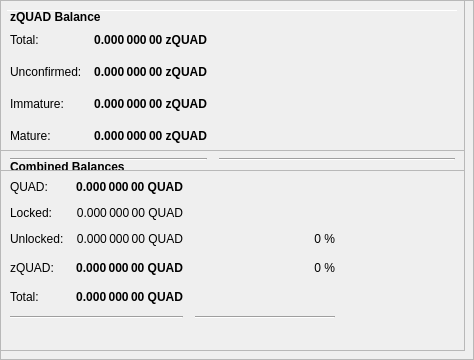
        <widget class="QFrame" name="frameObfuscation">
         <property name="minimumSize">
          <size>
           <width>0</width>
           <height>350</height>
          </size>
         </property>
         <property name="layoutDirection">
          <enum>Qt::LeftToRight</enum>
         </property>
         <property name="frameShape">
          <enum>QFrame::StyledPanel</enum>
         </property>
         <property name="frameShadow">
          <enum>QFrame::Raised</enum>
         </property>
         <widget class="QPushButton" name="runAutoDenom">
          <property name="geometry">
           <rect>
            <x>251</x>
            <y>17</y>
            <width>1</width>
            <height>1</height>
           </rect>
          </property>
          <property name="palette">
           <palette>
            <active>
             <colorrole role="WindowText">
              <brush brushstyle="SolidPattern">
               <color alpha="255">
                <red>0</red>
                <green>0</green>
                <blue>0</blue>
               </color>
              </brush>
             </colorrole>
             <colorrole role="Button">
              <brush brushstyle="SolidPattern">
               <color alpha="255">
                <red>239</red>
                <green>238</green>
                <blue>238</blue>
               </color>
              </brush>
             </colorrole>
             <colorrole role="Light">
              <brush brushstyle="SolidPattern">
               <color alpha="255">
                <red>255</red>
                <green>255</green>
                <blue>255</blue>
               </color>
              </brush>
             </colorrole>
             <colorrole role="Midlight">
              <brush brushstyle="SolidPattern">
               <color alpha="255">
                <red>247</red>
                <green>246</green>
                <blue>246</blue>
               </color>
              </brush>
             </colorrole>
             <colorrole role="Dark">
              <brush brushstyle="SolidPattern">
               <color alpha="255">
                <red>119</red>
                <green>119</green>
                <blue>119</blue>
               </color>
              </brush>
             </colorrole>
             <colorrole role="Mid">
              <brush brushstyle="SolidPattern">
               <color alpha="255">
                <red>159</red>
                <green>159</green>
                <blue>159</blue>
               </color>
              </brush>
             </colorrole>
             <colorrole role="Text">
              <brush brushstyle="SolidPattern">
               <color alpha="255">
                <red>0</red>
                <green>0</green>
                <blue>0</blue>
               </color>
              </brush>
             </colorrole>
             <colorrole role="BrightText">
              <brush brushstyle="SolidPattern">
               <color alpha="255">
                <red>255</red>
                <green>255</green>
                <blue>255</blue>
               </color>
              </brush>
             </colorrole>
             <colorrole role="ButtonText">
              <brush brushstyle="SolidPattern">
               <color alpha="255">
                <red>0</red>
                <green>0</green>
                <blue>0</blue>
               </color>
              </brush>
             </colorrole>
             <colorrole role="Base">
              <brush brushstyle="SolidPattern">
               <color alpha="255">
                <red>255</red>
                <green>255</green>
                <blue>255</blue>
               </color>
              </brush>
             </colorrole>
             <colorrole role="Window">
              <brush brushstyle="SolidPattern">
               <color alpha="255">
                <red>239</red>
                <green>238</green>
                <blue>238</blue>
               </color>
              </brush>
             </colorrole>
             <colorrole role="Shadow">
              <brush brushstyle="SolidPattern">
               <color alpha="255">
                <red>0</red>
                <green>0</green>
                <blue>0</blue>
               </color>
              </brush>
             </colorrole>
             <colorrole role="AlternateBase">
              <brush brushstyle="SolidPattern">
               <color alpha="255">
                <red>247</red>
                <green>246</green>
                <blue>246</blue>
               </color>
              </brush>
             </colorrole>
             <colorrole role="ToolTipBase">
              <brush brushstyle="SolidPattern">
               <color alpha="255">
                <red>255</red>
                <green>255</green>
                <blue>220</blue>
               </color>
              </brush>
             </colorrole>
             <colorrole role="ToolTipText">
              <brush brushstyle="SolidPattern">
               <color alpha="255">
                <red>0</red>
                <green>0</green>
                <blue>0</blue>
               </color>
              </brush>
             </colorrole>
            </active>
            <inactive>
             <colorrole role="WindowText">
              <brush brushstyle="SolidPattern">
               <color alpha="255">
                <red>0</red>
                <green>0</green>
                <blue>0</blue>
               </color>
              </brush>
             </colorrole>
             <colorrole role="Button">
              <brush brushstyle="SolidPattern">
               <color alpha="255">
                <red>239</red>
                <green>238</green>
                <blue>238</blue>
               </color>
              </brush>
             </colorrole>
             <colorrole role="Light">
              <brush brushstyle="SolidPattern">
               <color alpha="255">
                <red>255</red>
                <green>255</green>
                <blue>255</blue>
               </color>
              </brush>
             </colorrole>
             <colorrole role="Midlight">
              <brush brushstyle="SolidPattern">
               <color alpha="255">
                <red>247</red>
                <green>246</green>
                <blue>246</blue>
               </color>
              </brush>
             </colorrole>
             <colorrole role="Dark">
              <brush brushstyle="SolidPattern">
               <color alpha="255">
                <red>119</red>
                <green>119</green>
                <blue>119</blue>
               </color>
              </brush>
             </colorrole>
             <colorrole role="Mid">
              <brush brushstyle="SolidPattern">
               <color alpha="255">
                <red>159</red>
                <green>159</green>
                <blue>159</blue>
               </color>
              </brush>
             </colorrole>
             <colorrole role="Text">
              <brush brushstyle="SolidPattern">
               <color alpha="255">
                <red>0</red>
                <green>0</green>
                <blue>0</blue>
               </color>
              </brush>
             </colorrole>
             <colorrole role="BrightText">
              <brush brushstyle="SolidPattern">
               <color alpha="255">
                <red>255</red>
                <green>255</green>
                <blue>255</blue>
               </color>
              </brush>
             </colorrole>
             <colorrole role="ButtonText">
              <brush brushstyle="SolidPattern">
               <color alpha="255">
                <red>0</red>
                <green>0</green>
                <blue>0</blue>
               </color>
              </brush>
             </colorrole>
             <colorrole role="Base">
              <brush brushstyle="SolidPattern">
               <color alpha="255">
                <red>255</red>
                <green>255</green>
                <blue>255</blue>
               </color>
              </brush>
             </colorrole>
             <colorrole role="Window">
              <brush brushstyle="SolidPattern">
               <color alpha="255">
                <red>239</red>
                <green>238</green>
                <blue>238</blue>
               </color>
              </brush>
             </colorrole>
             <colorrole role="Shadow">
              <brush brushstyle="SolidPattern">
               <color alpha="255">
                <red>0</red>
                <green>0</green>
                <blue>0</blue>
               </color>
              </brush>
             </colorrole>
             <colorrole role="AlternateBase">
              <brush brushstyle="SolidPattern">
               <color alpha="255">
                <red>247</red>
                <green>246</green>
                <blue>246</blue>
               </color>
              </brush>
             </colorrole>
             <colorrole role="ToolTipBase">
              <brush brushstyle="SolidPattern">
               <color alpha="255">
                <red>255</red>
                <green>255</green>
                <blue>220</blue>
               </color>
              </brush>
             </colorrole>
             <colorrole role="ToolTipText">
              <brush brushstyle="SolidPattern">
               <color alpha="255">
                <red>0</red>
                <green>0</green>
                <blue>0</blue>
               </color>
              </brush>
             </colorrole>
            </inactive>
            <disabled>
             <colorrole role="WindowText">
              <brush brushstyle="SolidPattern">
               <color alpha="255">
                <red>119</red>
                <green>119</green>
                <blue>119</blue>
               </color>
              </brush>
             </colorrole>
             <colorrole role="Button">
              <brush brushstyle="SolidPattern">
               <color alpha="255">
                <red>239</red>
                <green>238</green>
                <blue>238</blue>
               </color>
              </brush>
             </colorrole>
             <colorrole role="Light">
              <brush brushstyle="SolidPattern">
               <color alpha="255">
                <red>255</red>
                <green>255</green>
                <blue>255</blue>
               </color>
              </brush>
             </colorrole>
             <colorrole role="Midlight">
              <brush brushstyle="SolidPattern">
               <color alpha="255">
                <red>247</red>
                <green>246</green>
                <blue>246</blue>
               </color>
              </brush>
             </colorrole>
             <colorrole role="Dark">
              <brush brushstyle="SolidPattern">
               <color alpha="255">
                <red>119</red>
                <green>119</green>
                <blue>119</blue>
               </color>
              </brush>
             </colorrole>
             <colorrole role="Mid">
              <brush brushstyle="SolidPattern">
               <color alpha="255">
                <red>159</red>
                <green>159</green>
                <blue>159</blue>
               </color>
              </brush>
             </colorrole>
             <colorrole role="Text">
              <brush brushstyle="SolidPattern">
               <color alpha="255">
                <red>119</red>
                <green>119</green>
                <blue>119</blue>
               </color>
              </brush>
             </colorrole>
             <colorrole role="BrightText">
              <brush brushstyle="SolidPattern">
               <color alpha="255">
                <red>255</red>
                <green>255</green>
                <blue>255</blue>
               </color>
              </brush>
             </colorrole>
             <colorrole role="ButtonText">
              <brush brushstyle="SolidPattern">
               <color alpha="255">
                <red>119</red>
                <green>119</green>
                <blue>119</blue>
               </color>
              </brush>
             </colorrole>
             <colorrole role="Base">
              <brush brushstyle="SolidPattern">
               <color alpha="255">
                <red>239</red>
                <green>238</green>
                <blue>238</blue>
               </color>
              </brush>
             </colorrole>
             <colorrole role="Window">
              <brush brushstyle="SolidPattern">
               <color alpha="255">
                <red>239</red>
                <green>238</green>
                <blue>238</blue>
               </color>
              </brush>
             </colorrole>
             <colorrole role="Shadow">
              <brush brushstyle="SolidPattern">
               <color alpha="255">
                <red>0</red>
                <green>0</green>
                <blue>0</blue>
               </color>
              </brush>
             </colorrole>
             <colorrole role="AlternateBase">
              <brush brushstyle="SolidPattern">
               <color alpha="255">
                <red>239</red>
                <green>238</green>
                <blue>238</blue>
               </color>
              </brush>
             </colorrole>
             <colorrole role="ToolTipBase">
              <brush brushstyle="SolidPattern">
               <color alpha="255">
                <red>255</red>
                <green>255</green>
                <blue>220</blue>
               </color>
              </brush>
             </colorrole>
             <colorrole role="ToolTipText">
              <brush brushstyle="SolidPattern">
               <color alpha="255">
                <red>0</red>
                <green>0</green>
                <blue>0</blue>
               </color>
              </brush>
             </colorrole>
            </disabled>
           </palette>
          </property>
          <property name="focusPolicy">
           <enum>Qt::NoFocus</enum>
          </property>
          <property name="autoFillBackground">
           <bool>true</bool>
          </property>
          <property name="text">
           <string/>
          </property>
          <property name="flat">
           <bool>true</bool>
          </property>
         </widget>
         <widget class="Line" name="line">
          <property name="geometry">
           <rect>
            <x>7</x>
            <y>10</y>
            <width>451</width>
            <height>1</height>
           </rect>
          </property>
          <property name="orientation">
           <enum>Qt::Horizontal</enum>
          </property>
         </widget>
         <widget class="QFrame" name="frame_3">
          <property name="geometry">
           <rect>
            <x>0</x>
            <y>150</y>
            <width>465</width>
            <height>201</height>
           </rect>
          </property>
          <property name="frameShape">
           <enum>QFrame::StyledPanel</enum>
          </property>
          <property name="frameShadow">
           <enum>QFrame::Raised</enum>
          </property>
          <layout class="QVBoxLayout" name="verticalLayout_5">
           <item>
            <layout class="QHBoxLayout" name="horizontalLayout_5" stretch="0">
             <item>
              <widget class="QLabel" name="label_5z">
               <property name="maximumSize">
                <size>
                 <width>16777215</width>
                 <height>20</height>
                </size>
               </property>
               <property name="font">
                <font>
                 <weight>75</weight>
                 <bold>true</bold>
                </font>
               </property>
               <property name="toolTip">
                <string>Combined Balances (including unconfirmed and immature coins)</string>
               </property>
               <property name="text">
                <string>&lt;html&gt;&lt;head/&gt;&lt;body&gt;&lt;p&gt;Combined Balances&lt;/p&gt;&lt;/body&gt;&lt;/html&gt;</string>
               </property>
              </widget>
             </item>
            </layout>
           </item>
           <item>
            <layout class="QGridLayout" name="gridLayout_3">
             <property name="spacing">
              <number>12</number>
             </property>
             <item row="7" column="0" colspan="2">
              <widget class="Line" name="lineSpendableBalance_3">
               <property name="orientation">
                <enum>Qt::Horizontal</enum>
               </property>
              </widget>
             </item>
             <item row="7" column="2">
              <widget class="Line" name="lineWatchBalance_3">
               <property name="sizePolicy">
                <sizepolicy hsizetype="Preferred" vsizetype="Fixed">
                 <horstretch>0</horstretch>
                 <verstretch>0</verstretch>
                </sizepolicy>
               </property>
               <property name="minimumSize">
                <size>
                 <width>140</width>
                 <height>0</height>
                </size>
               </property>
               <property name="orientation">
                <enum>Qt::Horizontal</enum>
               </property>
              </widget>
             </item>
             <item row="4" column="1">
              <widget class="QLabel" name="labelzBalancez">
               <property name="font">
                <font>
                 <weight>75</weight>
                 <bold>true</bold>
                </font>
               </property>
               <property name="cursor">
                <cursorShape>IBeamCursor</cursorShape>
               </property>
               <property name="toolTip">
                <string>Total of transactions that have yet to be confirmed, and do not yet count toward the spendable balance</string>
               </property>
               <property name="text">
                <string notr="true">0.000 000 00 QUAD</string>
               </property>
               <property name="alignment">
                <set>Qt::AlignRight|Qt::AlignTrailing|Qt::AlignVCenter</set>
               </property>
               <property name="textInteractionFlags">
                <set>Qt::LinksAccessibleByMouse|Qt::TextSelectableByKeyboard|Qt::TextSelectableByMouse</set>
               </property>
              </widget>
             </item>
             <item row="6" column="1">
              <widget class="QLabel" name="labelTotalz">
               <property name="font">
                <font>
                 <weight>75</weight>
                 <bold>true</bold>
                </font>
               </property>
               <property name="cursor">
                <cursorShape>IBeamCursor</cursorShape>
               </property>
               <property name="toolTip">
                <string>Total Balance, including unconfirmed and immature coins.</string>
               </property>
               <property name="text">
                <string notr="true">0.000 000 00 QUAD</string>
               </property>
               <property name="alignment">
                <set>Qt::AlignRight|Qt::AlignTrailing|Qt::AlignVCenter</set>
               </property>
               <property name="textInteractionFlags">
                <set>Qt::LinksAccessibleByMouse|Qt::TextSelectableByKeyboard|Qt::TextSelectableByMouse</set>
               </property>
              </widget>
             </item>
             <item row="4" column="3">
              <spacer name="horizontalSpacer_6">
               <property name="orientation">
                <enum>Qt::Horizontal</enum>
               </property>
               <property name="sizeHint" stdset="0">
                <size>
                 <width>40</width>
                 <height>20</height>
                </size>
               </property>
              </spacer>
             </item>
             <item row="6" column="0">
              <widget class="QLabel" name="labelTotalTextz">
               <property name="text">
                <string>Total:</string>
               </property>
              </widget>
             </item>
             <item row="1" column="0">
              <widget class="QLabel" name="labelBalanceTextz">
               <property name="text">
                <string>QUAD:</string>
               </property>
              </widget>
             </item>
             <item row="1" column="1">
              <widget class="QLabel" name="labelBalancez">
               <property name="font">
                <font>
                 <weight>75</weight>
                 <bold>true</bold>
                </font>
               </property>
               <property name="cursor">
                <cursorShape>IBeamCursor</cursorShape>
               </property>
               <property name="toolTip">
                <string>Your current spendable balance</string>
               </property>
               <property name="text">
                <string notr="true">0.000 000 00 QUAD</string>
               </property>
               <property name="alignment">
                <set>Qt::AlignRight|Qt::AlignTrailing|Qt::AlignVCenter</set>
               </property>
               <property name="textInteractionFlags">
                <set>Qt::LinksAccessibleByMouse|Qt::TextSelectableByKeyboard|Qt::TextSelectableByMouse</set>
               </property>
              </widget>
             </item>
             <item row="4" column="0">
              <widget class="QLabel" name="labelzBalanceTextz">
               <property name="toolTip">
                <string/>
               </property>
               <property name="text">
                <string>zQUAD:</string>
               </property>
              </widget>
             </item>
             <item row="4" column="2">
              <widget class="QLabel" name="labelzQUADPercent">
               <property name="toolTip">
                <string>Current percentage of zQUAD.
If AutoMint is enabled this percentage will settle around the configured AutoMint percentage (default = 10%)</string>
               </property>
               <property name="text">
                <string>0 %</string>
               </property>
               <property name="alignment">
                <set>Qt::AlignRight|Qt::AlignTrailing|Qt::AlignVCenter</set>
               </property>
              </widget>
             </item>
             <item row="6" column="2">
              <widget class="QLabel" name="label100Percent">
               <property name="text">
                <string/>
               </property>
               <property name="alignment">
                <set>Qt::AlignRight|Qt::AlignTrailing|Qt::AlignVCenter</set>
               </property>
              </widget>
             </item>
             <item row="2" column="1">
              <widget class="QLabel" name="labelLockedBalance">
               <property name="toolTip">
                <string>Locked QUAD or Masternode collaterals. These are excluded from zQUAD minting.</string>
               </property>
               <property name="text">
                <string>0.000 000 00 QUAD</string>
               </property>
               <property name="alignment">
                <set>Qt::AlignRight|Qt::AlignTrailing|Qt::AlignVCenter</set>
               </property>
              </widget>
             </item>
             <item row="2" column="0">
              <widget class="QLabel" name="labelLockedBalanceText">
               <property name="toolTip">
                <string>Locked QUAD or Masternode collaterals. These are excluded from zQUAD minting.</string>
               </property>
               <property name="text">
                <string>Locked:</string>
               </property>
              </widget>
             </item>
             <item row="3" column="0">
              <widget class="QLabel" name="labelUnLockedBalanceText">
               <property name="toolTip">
                <string>Unlocked QUADs. These can be used for zQUAD minting.</string>
               </property>
               <property name="text">
                <string>Unlocked:</string>
               </property>
              </widget>
             </item>
             <item row="3" column="1">
              <widget class="QLabel" name="labelUnLockedBalance">
               <property name="toolTip">
                <string>Unlocked QUADs. These can be used for zQUAD minting.</string>
               </property>
               <property name="text">
                <string>0.000 000 00 QUAD</string>
               </property>
               <property name="alignment">
                <set>Qt::AlignRight|Qt::AlignTrailing|Qt::AlignVCenter</set>
               </property>
              </widget>
             </item>
             <item row="3" column="2">
              <widget class="QLabel" name="labelQUADPercent">
               <property name="text">
                <string>0 %</string>
               </property>
               <property name="alignment">
                <set>Qt::AlignRight|Qt::AlignTrailing|Qt::AlignVCenter</set>
               </property>
              </widget>
             </item>
            </layout>
           </item>
           <item>
            <spacer name="verticalSpacer">
             <property name="orientation">
              <enum>Qt::Vertical</enum>
             </property>
             <property name="sizeHint" stdset="0">
              <size>
               <width>20</width>
               <height>40</height>
              </size>
             </property>
            </spacer>
           </item>
          </layout>
         </widget>
         <widget class="QFrame" name="frame_4">
          <property name="geometry">
           <rect>
            <x>0</x>
            <y>0</y>
            <width>465</width>
            <height>171</height>
           </rect>
          </property>
          <property name="frameShape">
           <enum>QFrame::StyledPanel</enum>
          </property>
          <property name="frameShadow">
           <enum>QFrame::Raised</enum>
          </property>
          <layout class="QVBoxLayout" name="verticalLayout_7">
           <item>
            <layout class="QHBoxLayout" name="horizontalLayout_8" stretch="0">
             <item>
              <widget class="QLabel" name="label_5z_3">
               <property name="maximumSize">
                <size>
                 <width>16777215</width>
                 <height>20</height>
                </size>
               </property>
               <property name="font">
                <font>
                 <weight>75</weight>
                 <bold>true</bold>
                </font>
               </property>
               <property name="text">
                <string>zQUAD Balance</string>
               </property>
              </widget>
             </item>
            </layout>
           </item>
           <item>
            <layout class="QGridLayout" name="gridLayout_5">
             <property name="spacing">
              <number>12</number>
             </property>
             <item row="4" column="0">
              <widget class="QLabel" name="labelzBalanceMatureText">
               <property name="toolTip">
                <string>Mature: more than 20 confirmation and more than 1 mints of the same denomination after it was minted.
These zQUAD are spendable.</string>
               </property>
               <property name="text">
                <string>Mature:</string>
               </property>
              </widget>
             </item>
             <item row="5" column="0" colspan="2">
              <widget class="Line" name="lineSpendableBalance_5">
               <property name="orientation">
                <enum>Qt::Horizontal</enum>
               </property>
              </widget>
             </item>
             <item row="1" column="1">
              <widget class="QLabel" name="labelzBalance">
               <property name="font">
                <font>
                 <weight>75</weight>
                 <bold>true</bold>
                </font>
               </property>
               <property name="cursor">
                <cursorShape>IBeamCursor</cursorShape>
               </property>
               <property name="toolTip">
                <string>All available zQUAD, unconfirmed and immature zQUAD included.</string>
               </property>
               <property name="text">
                <string notr="true">0.000 000 00 zQUAD</string>
               </property>
               <property name="alignment">
                <set>Qt::AlignRight|Qt::AlignTrailing|Qt::AlignVCenter</set>
               </property>
               <property name="textInteractionFlags">
                <set>Qt::LinksAccessibleByMouse|Qt::TextSelectableByKeyboard|Qt::TextSelectableByMouse</set>
               </property>
              </widget>
             </item>
             <item row="5" column="2">
              <widget class="Line" name="lineWatchBalance_5">
               <property name="sizePolicy">
                <sizepolicy hsizetype="Preferred" vsizetype="Fixed">
                 <horstretch>0</horstretch>
                 <verstretch>0</verstretch>
                </sizepolicy>
               </property>
               <property name="minimumSize">
                <size>
                 <width>140</width>
                 <height>0</height>
                </size>
               </property>
               <property name="orientation">
                <enum>Qt::Horizontal</enum>
               </property>
              </widget>
             </item>
             <item row="1" column="0">
              <widget class="QLabel" name="labelzBalanceText">
               <property name="toolTip">
                <string>All available zQUAD, unconfirmed and immature zQUAD included.</string>
               </property>
               <property name="text">
                <string>Total:</string>
               </property>
              </widget>
             </item>
             <item row="1" column="2">
              <spacer name="horizontalSpacer_8">
               <property name="orientation">
                <enum>Qt::Horizontal</enum>
               </property>
               <property name="sizeHint" stdset="0">
                <size>
                 <width>40</width>
                 <height>20</height>
                </size>
               </property>
              </spacer>
             </item>
             <item row="4" column="2">
              <spacer name="horizontalSpacer_4">
               <property name="orientation">
                <enum>Qt::Horizontal</enum>
               </property>
               <property name="sizeHint" stdset="0">
                <size>
                 <width>40</width>
                 <height>20</height>
                </size>
               </property>
              </spacer>
             </item>
             <item row="4" column="1">
              <widget class="QLabel" name="labelzBalanceMature">
               <property name="font">
                <font>
                 <weight>75</weight>
                 <bold>true</bold>
                </font>
               </property>
               <property name="toolTip">
                <string>Mature: more than 20 confirmation and more than 1 mints of the same denomination after it was minted.
These zQUAD are spendable.</string>
               </property>
               <property name="text">
                <string>0.000 000 00 zQUAD</string>
               </property>
               <property name="alignment">
                <set>Qt::AlignRight|Qt::AlignTrailing|Qt::AlignVCenter</set>
               </property>
              </widget>
             </item>
             <item row="2" column="0">
              <widget class="QLabel" name="labelzBalanceUnconfirmedText">
               <property name="toolTip">
                <string>Unconfirmed: less than 20 confirmations
Immature: confirmed, but less than 1 mints of the same denomination after it was minted</string>
               </property>
               <property name="text">
                <string>Unconfirmed:</string>
               </property>
              </widget>
             </item>
             <item row="2" column="1">
              <widget class="QLabel" name="labelzBalanceUnconfirmed">
               <property name="font">
                <font>
                 <weight>75</weight>
                 <bold>true</bold>
                </font>
               </property>
               <property name="toolTip">
                <string>Unconfirmed: less than 20 confirmations
Immature: confirmed, but less than 1 mints of the same denomination after it was minted</string>
               </property>
               <property name="text">
                <string>0.000 000 00 zQUAD</string>
               </property>
               <property name="alignment">
                <set>Qt::AlignRight|Qt::AlignTrailing|Qt::AlignVCenter</set>
               </property>
              </widget>
             </item>
             <item row="2" column="2">
              <spacer name="horizontalSpacer_5">
               <property name="orientation">
                <enum>Qt::Horizontal</enum>
               </property>
               <property name="sizeHint" stdset="0">
                <size>
                 <width>40</width>
                 <height>20</height>
                </size>
               </property>
              </spacer>
             </item>
             <item row="3" column="0">
              <widget class="QLabel" name="labelzBalanceImmatureText">
               <property name="toolTip">
                <string>Unconfirmed: less than 20 confirmations
Immature: confirmed, but less than 1 mints of the same denomination after it was minted</string>
               </property>
               <property name="text">
                <string>Immature:</string>
               </property>
              </widget>
             </item>
             <item row="3" column="1">
              <widget class="QLabel" name="labelzBalanceImmature">
               <property name="font">
                <font>
                 <weight>75</weight>
                 <bold>true</bold>
                </font>
               </property>
               <property name="toolTip">
                <string>Unconfirmed: less than 20 confirmations
Immature: confirmed, but less than 1 mints of the same denomination after it was minted</string>
               </property>
               <property name="text">
                <string>0.000 000 00 zQUAD</string>
               </property>
               <property name="alignment">
                <set>Qt::AlignRight|Qt::AlignTrailing|Qt::AlignVCenter</set>
               </property>
              </widget>
             </item>
             <item row="3" column="2">
              <spacer name="horizontalSpacer_7">
               <property name="orientation">
                <enum>Qt::Horizontal</enum>
               </property>
               <property name="sizeHint" stdset="0">
                <size>
                 <width>40</width>
                 <height>20</height>
                </size>
               </property>
              </spacer>
             </item>
            </layout>
           </item>
          </layout>
         </widget>
        </widget>
